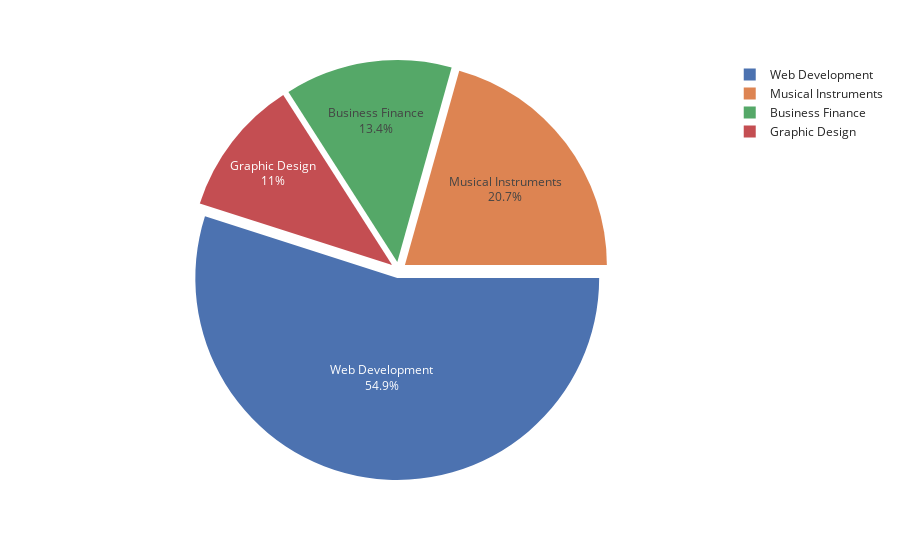

The notebook cell this image was saved under:
### Code cell
#subjects have most subscribers(Question-4)
subject = udemy_data.loc[:, ['subject','num_subscribers']]
subject = subject.groupby('subject')['num_subscribers'].max().reset_index()
subject = subject.sort_values('num_subscribers', ascending=False)
subject = subject.head(5)
fig = plt.figure(figsize=(10,7))

fig = px.pie(subject, names='subject', values='num_subscribers', template='seaborn')
fig.update_traces(rotation=90, pull=0.04, textinfo="percent+label")
fig.show()

### Figure 1 — Plotly figure (JSON) as saved in the notebook; plotly's stock layout.template omitted (floating-point values rounded to 4 significant figures)
{"data": [{"domain": {"x": [0, 1], "y": [0, 1]}, "hovertemplate": "subject=%{label}<br>num_subscribers=%{value}<extra></extra>", "labels": ["Web Development", "Musical Instruments", "Business Finance", "Graphic Design"], "legendgroup": "", "name": "", "pull": 0.04, "rotation": 90, "showlegend": true, "textinfo": "percent+label", "type": "pie", "values": [268923, 101154, 65576, 53851]}], "layout": {"legend": {"tracegroupgap": 0}, "margin": {"t": 60}}}
